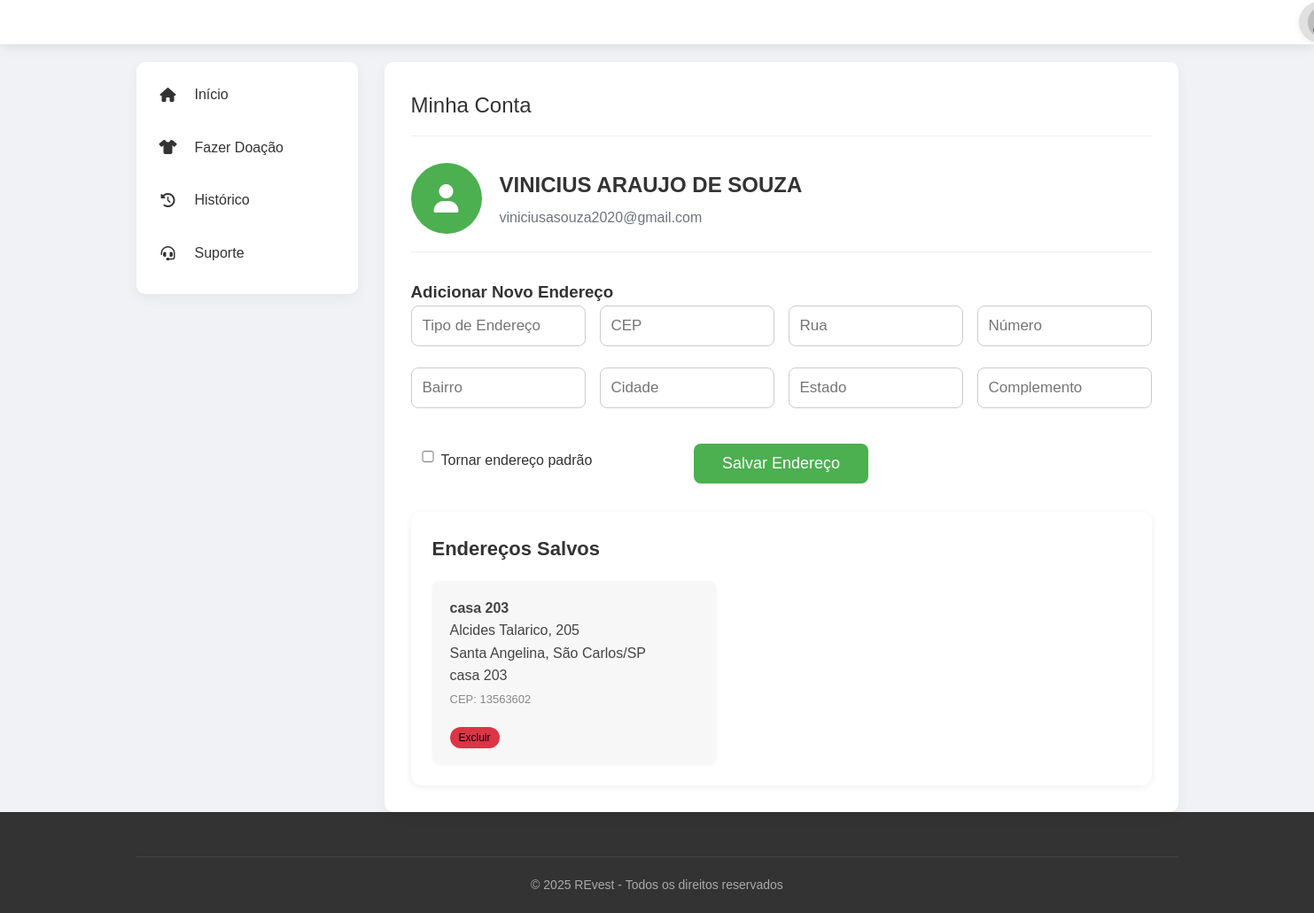
/conta/endereco (signed in), run on the app's committed database.
### database.py (models this page shows, shortened)
class Endereco(db.Model):
    __tablename__ = 'endereco'
    ID_Endereco = db.Column(db.Integer, primary_key=True, autoincrement=True)
    ID_Doador = db.Column(db.Integer, db.ForeignKey('doador.ID_Doador'), nullable=False)
    Tipo = db.Column(db.String(50), nullable=False)  # Residencial, Comercial, etc
    Rua = db.Column(db.String(150), nullable=False)
    Numero = db.Column(db.String(10), nullable=False)
    CEP = db.Column(db.String(10), nullable=False)
    Bairro = db.Column(db.String(100), nullable=False)
    Cidade = db.Column(db.String(100), nullable=False)
    Estado = db.Column(db.String(2), nullable=False)
    Complemento = db.Column(db.String(255), nullable=True)
    is_default = db.Column(db.Boolean, default=False)
    doador = db.relationship('Doador', backref='enderecos')
    doacoes = db.relationship('Doacao', backref='endereco', lazy=True)

### app.py (the view)
@app.route('/conta/endereco', methods=['GET'])
def conta_endereco_get():
    if 'user_id' not in session:
        flash('Você precisa estar logado para acessar endereços.', 'danger')
        return redirect(url_for('login'))
    enderecos = Endereco.query.filter_by(ID_Doador=session['user_id']).all()
    next_url = request.args.get('next')
    return render_template('conta.html', form_type='endereco', enderecos=enderecos, next=next_url)

### app.py (called while the page is built)
@app.before_request
def block_muted_users_on_post():
    try:
        if request.method == 'POST' and 'user_id' in session:
            uid = session.get('user_id')
            user = Doador.query.get(uid)
            if user and getattr(user, 'is_muted', False) and session.get('role') != 'admin':
                return render_template('error.html', message='Você está silenciado e não pode realizar essa ação')
    except Exception:
        pass

@app.after_request
def add_security_headers(response):
    response.headers["Cache-Control"] = "no-store, no-cache, must-revalidate, private"
    response.headers["Pragma"] = "no-cache"
    response.headers["Expires"] = "0"
    return response

### templates/conta.html (shortened to what this page needs)
{% extends "base_dashboard.html" %}
{% block page_css %}
<link rel="stylesheet" href="{{ url_for('static', filename='css/conta.css') }}">
<link rel="stylesheet" href="{{ url_for('static', filename='css/desktop_overrides.css') }}">
<link rel="stylesheet" href="{{ url_for('static', filename='css/mobile_admin_header.css') }}">
<link rel="stylesheet" href="{{ url_for('static', filename='css/mobile_conta_support.css') }}">
{% endblock %}
{% block content %}
<section class="dashboard">
    <div class="container">
        <div class="dashboard-grid">
            <div class="sidebar">
                <ul class="sidebar-menu">
                    <li><a href="/dashboard"><i class="fas fa-home"></i> Início</a></li>
                    <li><a href="/doacao"><i class="fas fa-tshirt"></i> Fazer Doação</a></li>
                    <li><a href="/historico"><i class="fas fa-history"></i> Histórico</a></li>
                    <li><a href="/ticket"><i class="fas fa-headset"></i> Suporte</a></li>
                </ul>
            </div>
                        <div class="main-content conta-support">
                <div class="content-header">
                    <h2 class="content-title">Minha Conta</h2>
                </div>
                <div class="profile-card">
                    <div class="profile-avatar">
                        <i class="fas fa-user"></i>
                    </div>
                    <div class="profile-info">
                        <h2>{{ session.name }}</h2>
                        <p>{{ session.user }}</p>
                    </div>
                </div>
                {% if form_type == 'editar' %}
                <h3>Editar Conta</h3>
                <form action="/conta/editar" method="POST" class="form-horizontal">
                    <div class="form-group">
                        <label for="nome">Nome</label>
                        <input id="nome" class="form-control" type="text" name="nome" placeholder="Seu nome" value="{{ session.name }}" required>
                    </div>
                    <div class="form-group">
                        <label for="email">E-mail</label>
                        <input id="email" class="form-control" type="email" name="email" placeholder="Seu e-mail" value="{{ session.user }}" required>
                    </div>
                    <button type="submit" class="btn btn-primary">Salvar Alterações</button>
                </form>
                {% elif form_type == 'endereco' %}
                <h3>Adicionar Novo Endereço</h3>
                <form action="/conta/endereco" method="POST">
                    <input type="text" name="type" placeholder="Tipo de Endereço" required>
                    <input type="text" name="cep" placeholder="CEP" required maxlength="9" pattern="\d{5}-?\d{3}" title="8 dígitos (com ou sem hífen)">
                    <input type="text" name="street" placeholder="Rua" required>
                    <input type="text" name="number" placeholder="Número" required>
                    <input type="text" name="neighborhood" placeholder="Bairro" required>
                    <input type="text" name="city" placeholder="Cidade" required>
                    <input type="text" name="state" placeholder="Estado" required>
                    <input type="text" name="complement" placeholder="Complemento">
                    <div class="form-actions-row">
                        <div class="actions-left">
                            <label class="default-control"><input type="checkbox" name="default"><span class="default-control-text">Tornar endereço padrão</span></label>
                        </div>
                        <div class="actions-center">
                            <button type="submit" class="btn btn-primary">Salvar Endereço</button>
                        </div>
                    </div>
                </form>
                <div class="enderecos-revisao">
                    <h4>Endereços Salvos</h4>
                    <div class="enderecos-grid">
                        {% for endereco in enderecos %}
                        <div class="endereco-card">
                            <div class="endereco-info">
                                <strong>{{ endereco.Tipo }}</strong><br>
                                {{ endereco.Rua }}, {{ endereco.Numero }}<br>
                                {{ endereco.Bairro }}, {{ endereco.Cidade }}/{{ endereco.Estado }}<br>
                                {{ endereco.Complemento }}<br>
                                <span class="cep">CEP: {{ endereco.CEP }}</span>
                            </div>
                            <form action="{{ url_for('delete_address', address_id=endereco.ID_Endereco) }}" method="get" class="endereco-actions">
                                <button type="submit" class="btn btn-danger btn-sm">Excluir</button>
                            </form>
                        </div>
                        {% else %}
                        <div class="endereco-card vazio">Nenhum endereço cadastrado.</div>
                        {% endfor %}
                    </div>
                </div>
                {% else %}
                <h3>Bem-vindo à sua conta!</h3>
                <p>Selecione uma opção no menu de conta.</p>
                {% endif %}
            </div>
        </div>
    </div>
</section>
{% endblock %}

### static/css/base_dashboard.css (style rules this page uses)
.container { width: 100%; max-width: 1200px; margin: 0 auto; padding: 0 15px; }
.btn { padding: 8px 20px; border-radius: 30px; font-weight: 500; cursor: pointer; transition: all 0.3s; border: none; font-size: 14px; text-decoration: none; display: inline-block; text-align: center; }
.btn-primary { background-color: var(--primary); color: white; }
.btn-sm { padding: 5px 10px; font-size: 12px; }
.btn-danger { background-color: var(--danger); }

### static/css/base.css (style rules this page uses)
:root { --primary: #4CAF50; --primary-dark: #388E3C; --secondary: #FF9800; --accent: #2196F3; --dark: #333; --light: #f8f9fa; --gray: #6c757d; --danger: #dc3545; }
* { margin: 0; padding: 0; box-sizing: border-box; }
body { font-family: 'Poppins', sans-serif; background-color: #f0f2f5; color: var(--dark); line-height: 1.6; }
.container { width: 100%; max-width: 1200px; margin: 0 auto; padding: 0 15px; }
.btn { padding: 8px 20px; border-radius: 30px; font-weight: 500; cursor: pointer; transition: all 0.3s; border: none; font-size: 14px; text-decoration: none; display: inline-block; text-align: center; }
.btn-primary { background-color: var(--primary); color: white; }
.dashboard { min-height: 100vh; padding-top: 20px; }
.dashboard-grid { display: grid; grid-template-columns: 250px 1fr; gap: 30px; }
.sidebar { background-color: white; border-radius: 10px; padding: 20px; box-shadow: 0 5px 15px rgba(0,0,0,0.05); height: fit-content; }
.sidebar-menu { list-style: none; }
.sidebar-menu li { margin-bottom: 10px; }
.sidebar-menu a { display: block; padding: 12px 15px; text-decoration: none; color: var(--dark); border-radius: 5px; transition: all 0.3s; }
.sidebar-menu i { margin-right: 10px; width: 20px; text-align: center; }
.main-content { background-color: white; border-radius: 10px; padding: 30px; box-shadow: 0 5px 15px rgba(0,0,0,0.05); }
.content-header { display: flex; justify-content: space-between; align-items: center; margin-bottom: 30px; padding-bottom: 15px; border-bottom: 1px solid #eee; }
.content-title { font-size: 24px; font-weight: 500; }
.profile-card { display: flex; align-items: center; gap: 20px; margin-bottom: 30px; padding-bottom: 20px; border-bottom: 1px solid #eee; }
.profile-avatar { width: 80px; height: 80px; border-radius: 50%; background-color: var(--primary); display: flex; justify-content: center; align-items: center; color: white; font-size: 32px; }
.profile-info h2 { font-size: 24px; margin-bottom: 5px; }
.profile-info p { color: var(--gray); }
.btn-sm { padding: 5px 10px; font-size: 12px; }
.btn-danger { background-color: var(--danger); }

### static/css/mobile_dashboard.css (style rules this page uses)
html, body { -webkit-font-smoothing: antialiased; }
.container { padding: 0 12px; }
.dashboard-grid { display: block; }
.sidebar { width: 100%; padding: 12px; margin-bottom: 14px; }
.sidebar-menu a { padding: 12px 14px; display: flex; align-items: center; gap: 10px; }
.main-content { width: 100%; padding: 14px; }
.content-title { font-size: 18px; }
@media (min-width: 992px) { .dashboard-grid { display: grid; grid-template-columns: 250px 1fr; gap: 30px; } }
@media (min-width: 992px) { .sidebar { width: auto; margin-bottom: 0; } }
@media (min-width: 992px) { .main-content { padding: 30px; } }
@media (min-width: 992px) { .content-title { font-size: 24px; } }
.btn, .btn-primary, .btn-danger, .btn-outline { display: inline-block; width: auto; }
.form-actions .btn-block, .cta-box .btn, form .btn-primary { width: 100% !important; }

### data on the page
Endereco: Tipo "casa 203", Rua "Alcides Talarico", Numero "205", Bairro "Santa Angelina", Cidade "São Carlos", Estado "SP", Complemento "casa 203", CEP "13563602"

### other printed values
{{ session.name }} "VINICIUS ARAUJO DE SOUZA"
{{ session.user }} "viniciusasouza2020@gmail.com"
